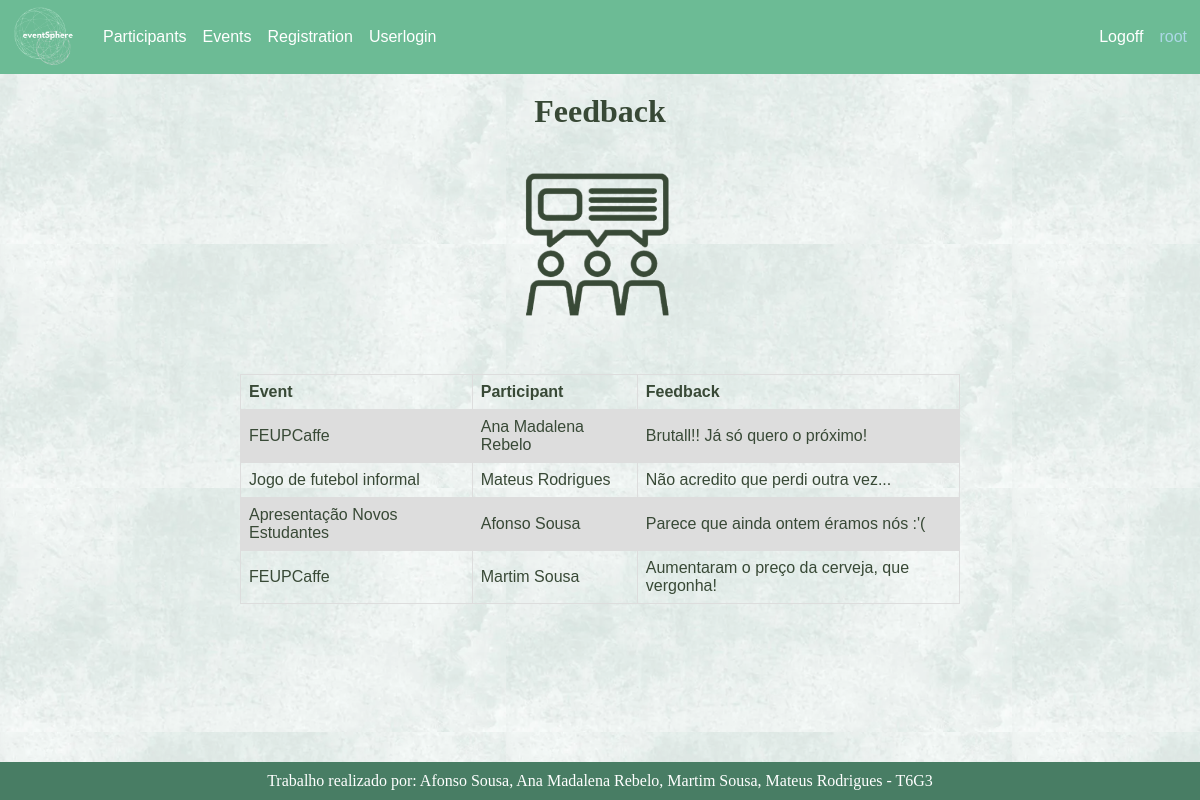
The app's page /feedbackT (signed in) with its own data.
### tables this page shows
CREATE TABLE "Feedback" (
	"registration_code"	TEXT,
	"feedback"	TEXT,
	PRIMARY KEY("registration_code")
);

### app.py (the view)
@app.route("/feedbackT", methods=["post","get"])
def feedbackT():
    submenu = request.args.get("subm")
    Feedback.read(filename)
    return render_template("feedbackT.html",objlst=Feedback.obj,
                           ulogin=session.get("user"),usergroup=session.get('usergroup'),submenu=submenu,
                           Event=Event,Participant=Participant)

### classes/event.py (called while the page is built)
    @property
    def name(self):
        return self._name

### classes/feedback.py (called while the page is built)
    @property
    def registration_code(self):
        return self._registration_code

    @property
    def feedback(self):
        return self._feedback

### classes/gclass.py (called while the page is built)
    @classmethod
    def from_string(cls, str_data):
        str_list = str_data.split(";")
        strarg = 'cls(str_list[0]'
        for i in range(1, len(str_list)):
            strarg += ',str_list[' + str(i) + ']'
        strarg += ')'
        return eval(strarg)

    @classmethod
    def read(cls, path = ''):
        cls.obj = dict()
        cls.lst = list()
        cls.path = path
        try:
            fh = open(path, 'r')
            fh.close()
            lista = cls.sqlexe("select * from " + cls.__name__)
            if lista != None:
                for r in lista:
                    objstr = f'{r[0]}'
                    for att in range(1,len(lista[0])):
                        objstr += f';{r[att]}'
                    cls.from_string(objstr)
        except FileNotFoundError:
            print(f"ERROR: {path} data file not found")
        except BaseException as err:
            print(f"Error in read method:\n{err}\n{type(err)}")
            sys.exit()

    @classmethod
    def sqlexe(cls, command):
        resul = None
        try:
            con = sqlite3.connect(cls.path)
            cur = con.cursor()
            con.row_factory = sqlite3.Row
            tname = cls.__name__
            cur = con.execute(f"SELECT name FROM sqlite_master WHERE type='table' AND name='{tname}'")
            table = cur.fetchone()
            if table is None or table[0] != tname:
                print(f"ERROR: table {tname} missing in database {cls.path}")
                sys.exit()
            cur = con.execute(command)
            resul = cur.fetchall()
            con.commit()
            con.close()
        except sqlite3.Error as er:
            print(f'sqlite error: {er}')
        return resul

### classes/participant.py (called while the page is built)
    @property
    def name(self):
        return self._name

### templates/feedbackT.html
{% extends 'base.html' %}
{% block title %}
    <link rel="stylesheet" href="{{ url_for('static', filename='css/main.css')}}">
{% endblock %}
{% block content %}
    <div class="dados">
        <br><br><br><br>
            <h1>Feedback</h1>
            <img src="/static/images/feedback.png" alt="feedback" width="300" height="200">
        <br><br>
        <table>
            <tr>
                <th>Event</th>
                <th>Participant</th>
                <th>Feedback</th>
            </tr>
            {% for obj in objlst.values() %}
                    <tr>
                    <td>{{Event.obj[obj.registration_code[9:]].name}}</td>
                    <td>{{Participant.obj[obj.registration_code[:9]].name}}</td>
                    <td>{{obj.feedback}}</td>
                    </tr>
            {% endfor %}
        </table>
    </div>
{% endblock %}

### static/css/main.css (style rules this page uses)
.dados { font-family: Castellar; color: #384936; font-style: none; text-align: center; justify-content: center; font-size: 1em; text-decoration: none; }
table { font-family: arial, sans-serif; border-collapse: collapse; width: 60%; margin-left: auto; margin-right: auto; }
td, th { border: 1px solid #dddddd; text-align: left; padding: 8px; }
tr:nth-child(even) { background-color: #dddddd; }
body { background-image: url('/static/images/background3.png'); margin: 0; padding: 0; min-height: 300px; padding-bottom: 100px; }

### records on screen
Feedback: obj "FEUPCaffe", obj "Ana Madalena Rebelo", feedback "Brutall!! Já só quero o próximo!"
Feedback: obj "Jogo de futebol informal", obj "Mateus Rodrigues", feedback "Não acredito que perdi outra vez..."
Feedback: obj "Apresentação Novos Estudantes", obj "Afonso Sousa", feedback "Parece que ainda ontem éramos nós :'("
Feedback: obj "FEUPCaffe", obj "Martim Sousa", feedback "Aumentaram o preço da cerveja, que vergonha!"

### other values on screen
{{ ulogin }} "root"
